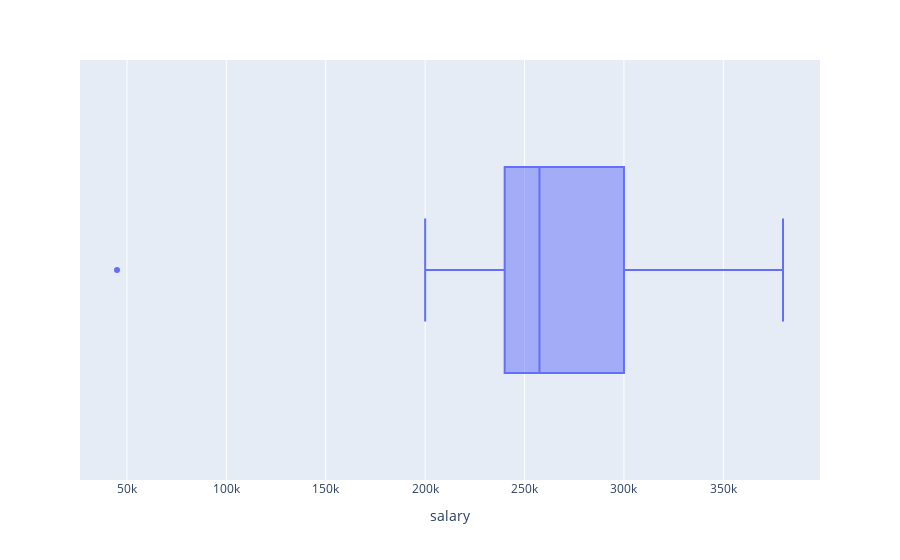

The code cell stored with this chart in its notebook:
### Code cell
fig = px.box(df, x='salary')
fig.show()
# showing our cleaner data set

### Figure 1 — Plotly figure (JSON) as saved in the notebook; plotly's stock layout.template omitted (floating-point values rounded to 4 significant figures; data arrays with more than 128 entries replaced by an {"elided": "..."} marker saying what was removed)
{"data": [{"alignmentgroup": "True", "hovertemplate": "salary=%{x}<extra></extra>", "legendgroup": "", "marker": {"color": "#636efa"}, "name": "", "notched": false, "offsetgroup": "", "orientation": "h", "showlegend": false, "type": "box", "x": {"elided": "199 int values"}, "x0": " ", "xaxis": "x", "y0": " ", "yaxis": "y"}], "layout": {"boxmode": "group", "legend": {"tracegroupgap": 0}, "margin": {"t": 60}, "xaxis": {"anchor": "y", "domain": [0, 1], "title": {"text": "salary"}}, "yaxis": {"anchor": "x", "domain": [0, 1]}}}
